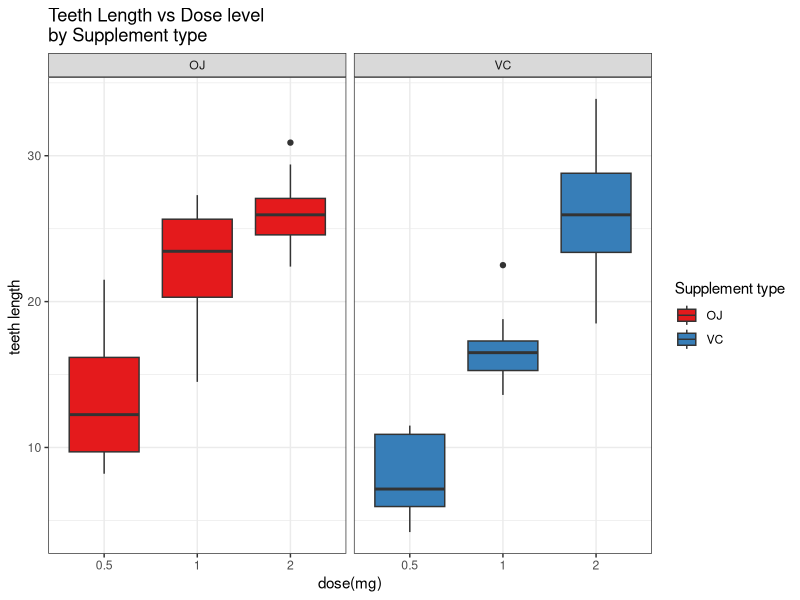
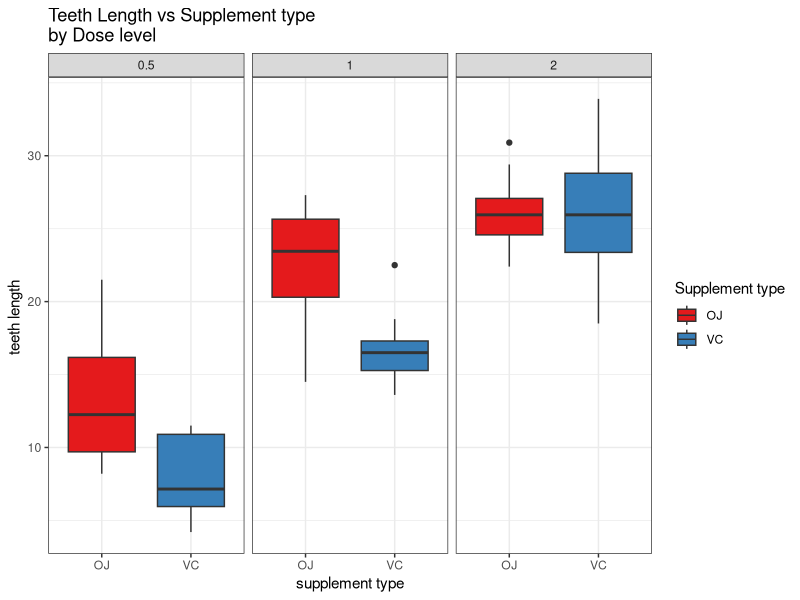

These charts were generated, in order, by the following R code: (Note: this script raises an error after producing the figures.)
## ---- chunk 1
#Load required packages
library(dplyr, warn.conflicts = F)
library(ggplot2)
library(ggthemes)
#Load data and convert to tbl format
ToothG <- tbl_df(ToothGrowth)
## ---- chunk 2
#Structure of the dataframe
ToothG %>% str()
## ---- chunk 3
#Summary
ToothG %>% summary()
sd(ToothG$len)
sd
## ---- chunk 4
#Unique values in the dose vector
ToothG %>% select(dose) %>% unique()
## ---- chunk 5
#Convert to factor
ToothG <- ToothG %>% mutate(dose = as.factor(dose))
## ---- chunk 6
ToothG %>%
ggplot(aes(x=dose, y=len, fill = supp)) +
geom_boxplot() +
facet_grid(. ~ supp) +
scale_fill_brewer(palette = "Set1") +
theme_bw() +
ggtitle("Teeth Length vs Dose level \nby Supplement type") +
labs(x="dose(mg)", y= "teeth length ") +
guides(fill=guide_legend(title="Supplement type"))
## ---- chunk 7
ToothG %>%
ggplot(aes(x = supp, y = len)) +
geom_boxplot(aes(fill = supp)) +
facet_wrap(~ dose) +
scale_fill_brewer(palette = "Set1") +
theme_bw() +
ggtitle("Teeth Length vs Supplement type \nby Dose level ") +
labs(x="supplement type", y= "teeth length ") +
guides(fill=guide_legend(title="Supplement type"))
## ---- chunk 8
ToothG  %>% filter(dose == 2)  %>% group_by(supp)   %>%  summarise(avg.length = mean(len))
## ---- chunk 9
#Exract the len and dose vectors from the df ToothGrowth
len_a <- ToothG %>% filter(dose %in% c(0.5,1)) %>% select(len) %>% unlist()
dose_a <- ToothG %>% filter(dose %in% c(0.5,1)) %>% select(dose) %>% unlist()
#Test
(Test.a <- t.test(len_a~dose_a, paired = FALSE))
## ---- chunk 10
#Exract the len and dose vectors from the df ToothGrowth
len_b <- ToothG %>% filter(dose %in% c(0.5,2)) %>% select(len) %>% unlist()
dose_b <- ToothG %>% filter(dose %in% c(0.5, 2)) %>% select(dose) %>% unlist()
#Test
(Test.b <- t.test(len_b~dose_b, paired = FALSE))
## ---- chunk 11
#Exract the len and dose vectors from the df ToothGrowth
len_c <- ToothG %>% filter(dose %in% c(1,2)) %>% select(len) %>% unlist()
dose_c <- ToothG %>% filter(dose %in% c(1,2)) %>% select(dose) %>% unlist()
#Test c
(Test.c <- t.test(len_c~dose_c, paired = FALSE))
## ---- chunk 12
#Exract the len and supp vectors from the df ToothGrowth
len <- ToothG %>% select(len) %>% unlist()
supp <- ToothG %>% select(supp) %>% unlist()
#Test
t.test(len~supp, paired=F)
